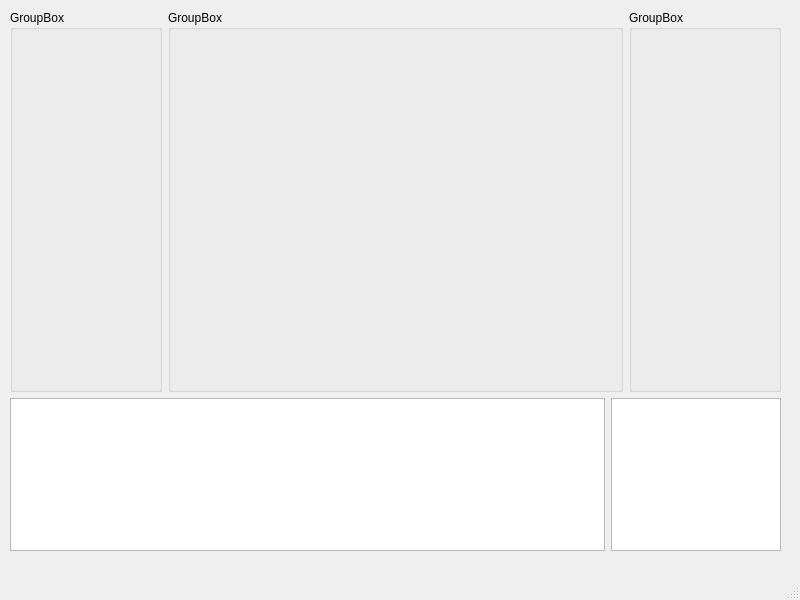
<?xml version="1.0" encoding="UTF-8"?>
<ui version="4.0">
 <class>MainWindow</class>
 <widget class="QMainWindow" name="MainWindow">
  <property name="geometry">
   <rect>
    <x>0</x>
    <y>0</y>
    <width>800</width>
    <height>600</height>
   </rect>
  </property>
  <property name="windowTitle">
   <string>MainWindow</string>
  </property>
  <widget class="QWidget" name="centralwidget">
   <widget class="QWidget" name="gridLayoutWidget">
    <property name="geometry">
     <rect>
      <x>10</x>
      <y>10</y>
      <width>771</width>
      <height>541</height>
     </rect>
    </property>
    <layout class="QGridLayout" name="gridLayout" rowstretch="5,2">
     <item row="1" column="0">
      <layout class="QGridLayout" name="gridLayout_3" columnstretch="7,2">
       <item row="0" column="0">
        <widget class="QTableWidget" name="tableWidget"/>
       </item>
       <item row="0" column="1">
        <widget class="QTextBrowser" name="textBrowser"/>
       </item>
      </layout>
     </item>
     <item row="0" column="0">
      <layout class="QHBoxLayout" name="horizontalLayout" stretch="1,3,1">
       <item>
        <widget class="QGroupBox" name="groupBox">
         <property name="title">
          <string>GroupBox</string>
         </property>
        </widget>
       </item>
       <item>
        <widget class="QGroupBox" name="groupBox_2">
         <property name="title">
          <string>GroupBox</string>
         </property>
        </widget>
       </item>
       <item>
        <widget class="QGroupBox" name="groupBox_3">
         <property name="title">
          <string>GroupBox</string>
         </property>
        </widget>
       </item>
      </layout>
     </item>
    </layout>
   </widget>
  </widget>
  <widget class="QMenuBar" name="menubar">
   <property name="geometry">
    <rect>
     <x>0</x>
     <y>0</y>
     <width>800</width>
     <height>23</height>
    </rect>
   </property>
  </widget>
  <widget class="QStatusBar" name="statusbar"/>
 </widget>
 <resources/>
 <connections/>
</ui>
